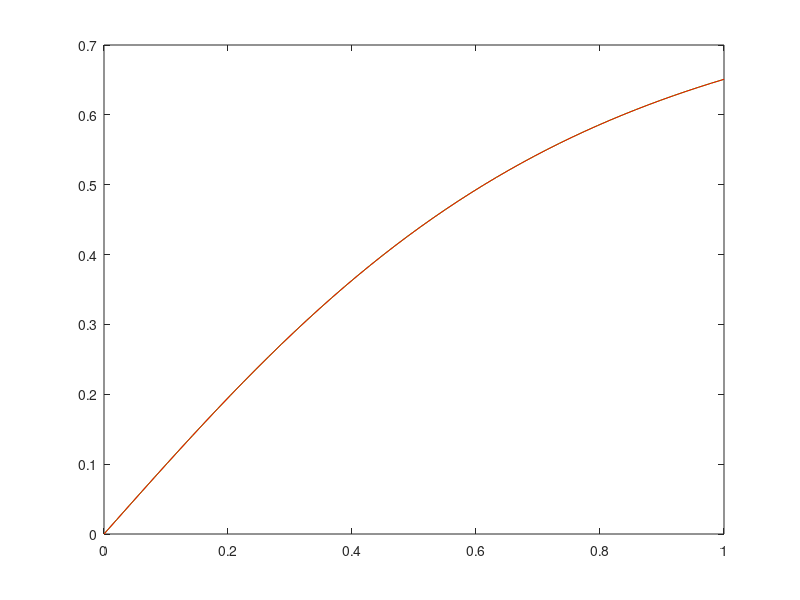

MATLAB code for this plot:


%Numero di step in cui salvare la soluzione, campionamento della
%soluzione approssimata
N=50;
%vettore tempo totale
tspan = linspace(0,1,N);
%NUmero di intervalli in cui suddividere l'intefvallo [t,t+Dt] per
%l'integrazione
M=100;
dt=(tspan(2)-tspan(1))/M;


%definisco la funzione f del secondo membro, assumo che le variabili siano
%y(1),y(2), etc...
f= @(t,y) [cos(2*y(1)); 0; 0]

%definisco la condizione iniziale
y0=[0;0;0];


% procedo con il calcolo di Eulero
%soluzione al primo tempo, ovvero la condizione iniziale
y(:,1)=y0;




for j=2:N
    
   %Dato che y è una matrice, prendo la riga j-1 
   ytemp=y(:,j-1);
   t=tspan(j-1);
   for jM=1:M
      %scrivo il tempo
      t=t+dt;
      ytemp=ytemp +dt*f(t,ytemp);       
   end
   y(:,j)=ytemp;
    
    
    
end

disp(['Esecuzione terminata']);
%Plot della soluzione approssimata
plot(tspan,y(1,:),'g',tspan, 0.5*asin((exp(4*tspan)-1)./(exp(4*tspan)+1)),'r');



